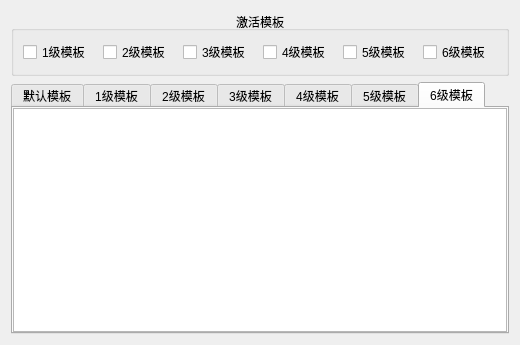
<?xml version="1.0" encoding="UTF-8"?>
<ui version="4.0">
 <class>template_box</class>
 <widget class="QWidget" name="template_box">
  <property name="geometry">
   <rect>
    <x>0</x>
    <y>0</y>
    <width>520</width>
    <height>345</height>
   </rect>
  </property>
  <property name="windowTitle">
   <string>模板设置</string>
  </property>
  <layout class="QVBoxLayout" name="verticalLayout">
   <item>
    <widget class="QGroupBox" name="template_check_group">
     <property name="title">
      <string>激活模板</string>
     </property>
     <property name="alignment">
      <set>Qt::AlignCenter</set>
     </property>
     <layout class="QHBoxLayout" name="horizontalLayout">
      <item>
       <widget class="QCheckBox" name="tpt_1_cbox">
        <property name="text">
         <string>1级模板</string>
        </property>
       </widget>
      </item>
      <item>
       <widget class="QCheckBox" name="tpt_2_cbox">
        <property name="text">
         <string>2级模板</string>
        </property>
       </widget>
      </item>
      <item>
       <widget class="QCheckBox" name="tpt_3_cbox">
        <property name="text">
         <string>3级模板</string>
        </property>
       </widget>
      </item>
      <item>
       <widget class="QCheckBox" name="tpt_4_cbox">
        <property name="text">
         <string>4级模板</string>
        </property>
       </widget>
      </item>
      <item>
       <widget class="QCheckBox" name="tpt_5_cbox">
        <property name="text">
         <string>5级模板</string>
        </property>
       </widget>
      </item>
      <item>
       <widget class="QCheckBox" name="tpt_6_cbox">
        <property name="text">
         <string>6级模板</string>
        </property>
       </widget>
      </item>
     </layout>
    </widget>
   </item>
   <item>
    <widget class="QTabWidget" name="template_tab">
     <property name="currentIndex">
      <number>6</number>
     </property>
     <widget class="QWidget" name="tpt_tab_0">
      <attribute name="title">
       <string>默认模板</string>
      </attribute>
      <layout class="QVBoxLayout" name="verticalLayout_2">
       <property name="leftMargin">
        <number>0</number>
       </property>
       <property name="topMargin">
        <number>0</number>
       </property>
       <property name="rightMargin">
        <number>0</number>
       </property>
       <property name="bottomMargin">
        <number>0</number>
       </property>
       <item>
        <widget class="TemplateEdit" name="text_edit_0"/>
       </item>
      </layout>
     </widget>
     <widget class="QWidget" name="tpt_tab_1">
      <attribute name="title">
       <string>1级模板</string>
      </attribute>
      <layout class="QVBoxLayout" name="verticalLayout_3">
       <property name="leftMargin">
        <number>0</number>
       </property>
       <property name="topMargin">
        <number>0</number>
       </property>
       <property name="rightMargin">
        <number>0</number>
       </property>
       <property name="bottomMargin">
        <number>0</number>
       </property>
       <item>
        <widget class="TemplateEdit" name="text_edit_1"/>
       </item>
      </layout>
     </widget>
     <widget class="QWidget" name="tpt_tab_2">
      <attribute name="title">
       <string>2级模板</string>
      </attribute>
      <layout class="QVBoxLayout" name="verticalLayout_4">
       <property name="leftMargin">
        <number>0</number>
       </property>
       <property name="topMargin">
        <number>0</number>
       </property>
       <property name="rightMargin">
        <number>0</number>
       </property>
       <property name="bottomMargin">
        <number>0</number>
       </property>
       <item>
        <widget class="TemplateEdit" name="text_edit_2"/>
       </item>
      </layout>
     </widget>
     <widget class="QWidget" name="tpt_tab_3">
      <attribute name="title">
       <string>3级模板</string>
      </attribute>
      <layout class="QVBoxLayout" name="verticalLayout_5">
       <property name="leftMargin">
        <number>0</number>
       </property>
       <property name="topMargin">
        <number>0</number>
       </property>
       <property name="rightMargin">
        <number>0</number>
       </property>
       <property name="bottomMargin">
        <number>0</number>
       </property>
       <item>
        <widget class="TemplateEdit" name="text_edit_3"/>
       </item>
      </layout>
     </widget>
     <widget class="QWidget" name="tpt_tab_4">
      <attribute name="title">
       <string>4级模板</string>
      </attribute>
      <layout class="QVBoxLayout" name="verticalLayout_6">
       <property name="leftMargin">
        <number>0</number>
       </property>
       <property name="topMargin">
        <number>0</number>
       </property>
       <property name="rightMargin">
        <number>0</number>
       </property>
       <property name="bottomMargin">
        <number>0</number>
       </property>
       <item>
        <widget class="TemplateEdit" name="text_edit_4"/>
       </item>
      </layout>
     </widget>
     <widget class="QWidget" name="tpt_tab_5">
      <attribute name="title">
       <string>5级模板</string>
      </attribute>
      <layout class="QVBoxLayout" name="verticalLayout_7">
       <property name="leftMargin">
        <number>0</number>
       </property>
       <property name="topMargin">
        <number>0</number>
       </property>
       <property name="rightMargin">
        <number>0</number>
       </property>
       <property name="bottomMargin">
        <number>0</number>
       </property>
       <item>
        <widget class="TemplateEdit" name="text_edit_5"/>
       </item>
      </layout>
     </widget>
     <widget class="QWidget" name="tpt_tab_6">
      <attribute name="title">
       <string>6级模板</string>
      </attribute>
      <layout class="QVBoxLayout" name="verticalLayout_8">
       <property name="leftMargin">
        <number>0</number>
       </property>
       <property name="topMargin">
        <number>0</number>
       </property>
       <property name="rightMargin">
        <number>0</number>
       </property>
       <property name="bottomMargin">
        <number>0</number>
       </property>
       <item>
        <widget class="TemplateEdit" name="text_edit_6"/>
       </item>
      </layout>
     </widget>
    </widget>
   </item>
  </layout>
 </widget>
 <customwidgets>
  <customwidget>
   <class>TemplateEdit</class>
   <extends>QPlainTextEdit</extends>
   <header>widget_class/TemplateEdit</header>
  </customwidget>
 </customwidgets>
 <resources/>
 <connections/>
</ui>
